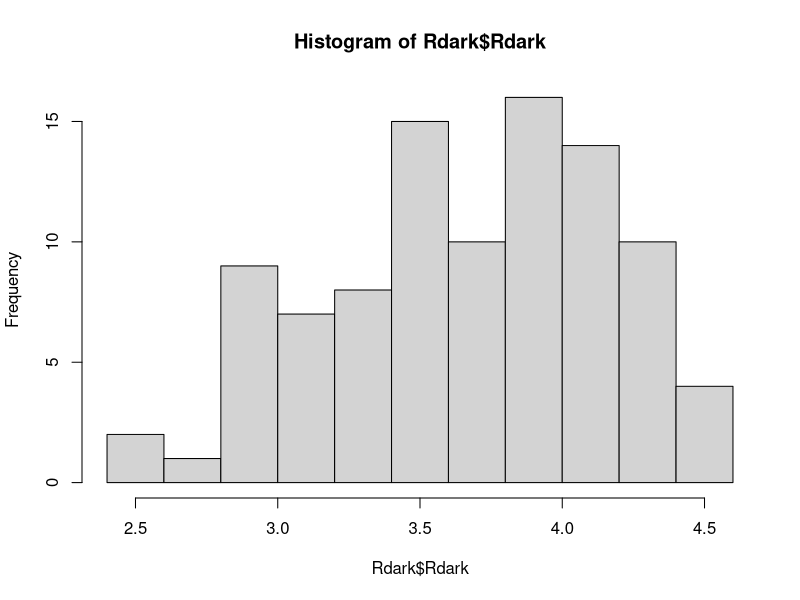

R code for this plot:
## This code is used to import and transform dark respiration data. This is an optional step of the process.
## It is used to import Rdark data and transform it in a standard format

# Load the 'here' package to easily reference files and folders path, which is robust and independent on your platform (Linux, Windows..)
library(here)


# Set the working directory to the 'Vijayakumar_et_al_2025' folder where the data is located
path=here()
setwd(file.path(path,'/Datasets/Vijayakumar_et_al_2025'))

# Importing the author's Rdark data
data_Rdark <- read.csv("Amrutha et al 2025-Tomato_Dark respiration and SVC data_combined.csv")

# Creating a Rdark dataframe
Rdark <- data.frame(SampleID=data_Rdark$Unique.ID,Rdark=data_Rdark$Rdark,Tleaf_Rdark=data_Rdark$Tleaf)

# Checking data quality
hist(Rdark$Rdark) # No negative values



# Saving Rdark data
save(Rdark,file="Rdark_data.Rdata")
